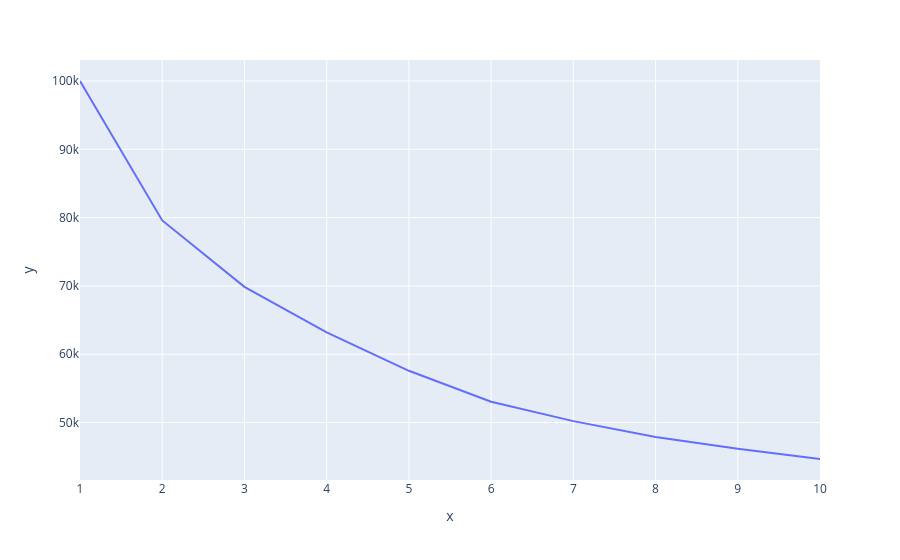

The notebook cell this image was saved under:
### Code cell
fig = px.line(x=range(1, 11), y=wcss)
fig.show()

### Figure 1 — Plotly figure (JSON) as saved in the notebook; plotly's stock layout.template omitted (floating-point values rounded to 4 significant figures)
{"data": [{"hovertemplate": "x=%{x}<br>y=%{y}<extra></extra>", "legendgroup": "", "line": {"color": "#636efa", "dash": "solid"}, "marker": {"symbol": "circle"}, "mode": "lines", "name": "", "orientation": "v", "showlegend": false, "type": "scatter", "x": [1, 2, 3, 4, 5, 6, 7, 8, 9, 10], "xaxis": "x", "y": [100000.0, 79590.0, 69870.0, 63200.0, 57580.0, 53060.0, 50210.0, 47870.0, 46170.0, 44670.0], "yaxis": "y"}], "layout": {"legend": {"tracegroupgap": 0}, "margin": {"t": 60}, "xaxis": {"anchor": "y", "domain": [0, 1], "title": {"text": "x"}}, "yaxis": {"anchor": "x", "domain": [0, 1], "title": {"text": "y"}}}}
